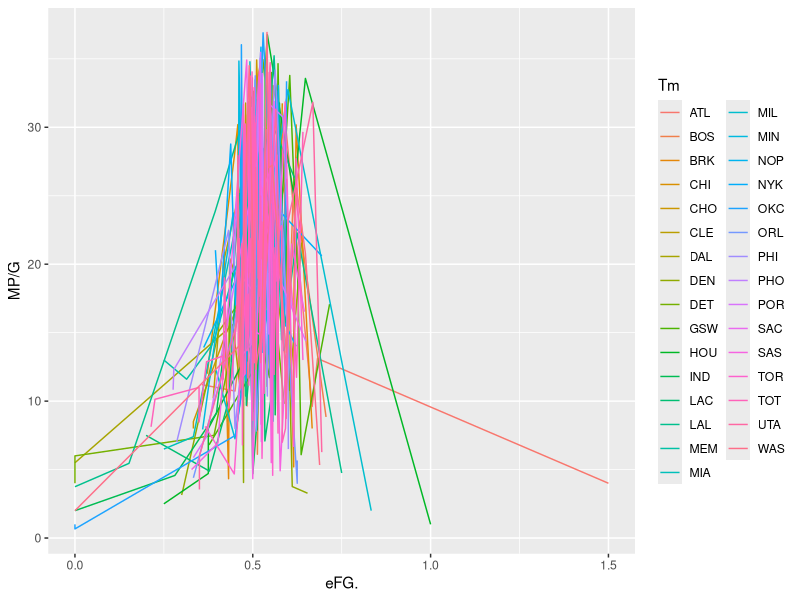
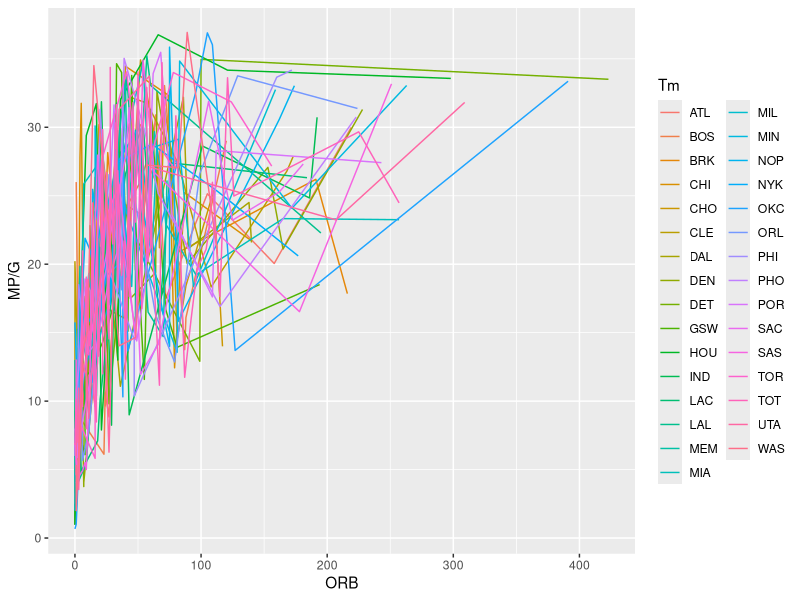
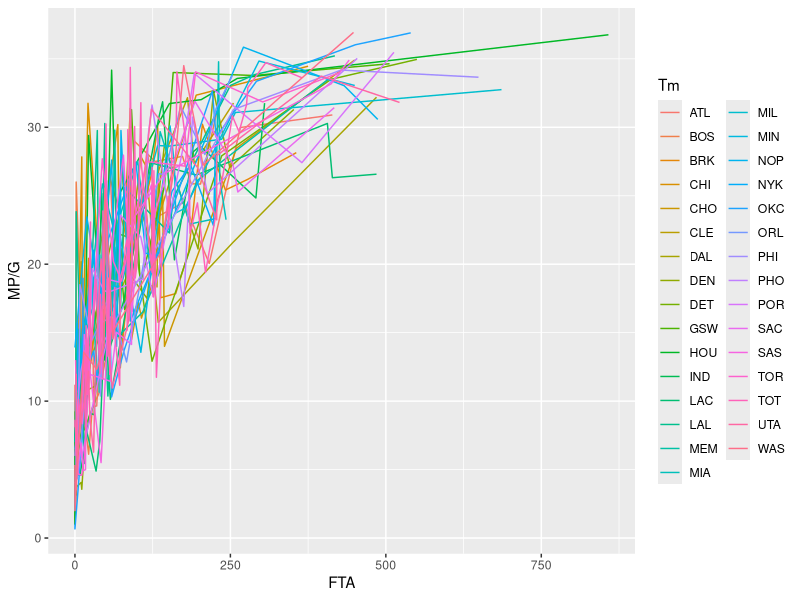
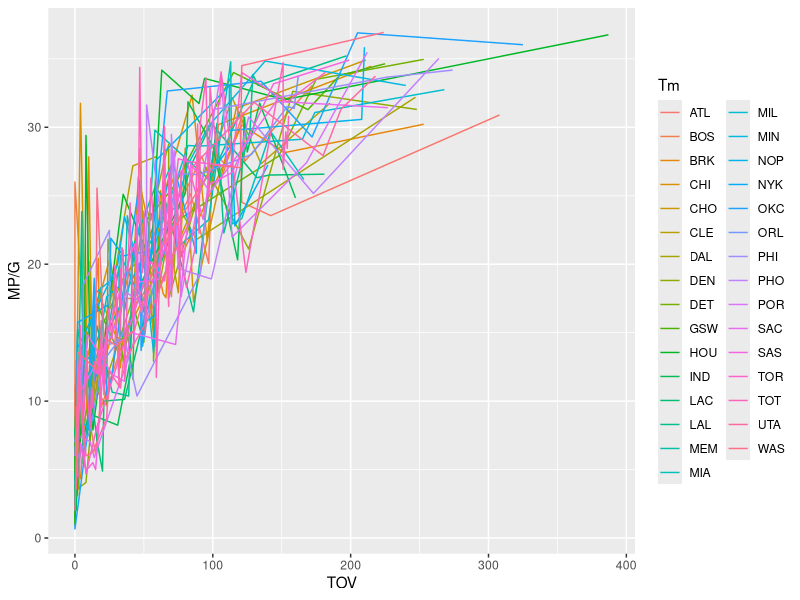

The R script that drew these images, in order:
## ---- chunk 1
library(readr)
library(tidyverse)
library(dplyr)
library(modelr)
library(ggrepel)
## ---- chunk 2
stats <- read.csv(file="bballdata.csv", header=TRUE, sep=",")
stats$Player <- sub("\\\\.*", "", stats$Player)
## ---- chunk 3
four_factors <- stats %>% select(Player, Tm, MP, G, eFG., ORB, FTA, TOV)
# initial plots to look for interesting trends
ggplot(four_factors, aes(eFG., MP/G, color = Tm)) + geom_line()
ggplot(four_factors, aes(ORB, MP/G, color = Tm)) + geom_line()
ggplot(four_factors, aes(FTA, MP/G, color = Tm)) + geom_line()
ggplot(four_factors, aes(TOV, MP/G, color = Tm)) + geom_line()

all_mod <- lm(MP/G ~ eFG. + ORB + FTA + TOV, data = four_factors)
summary(all_mod)
